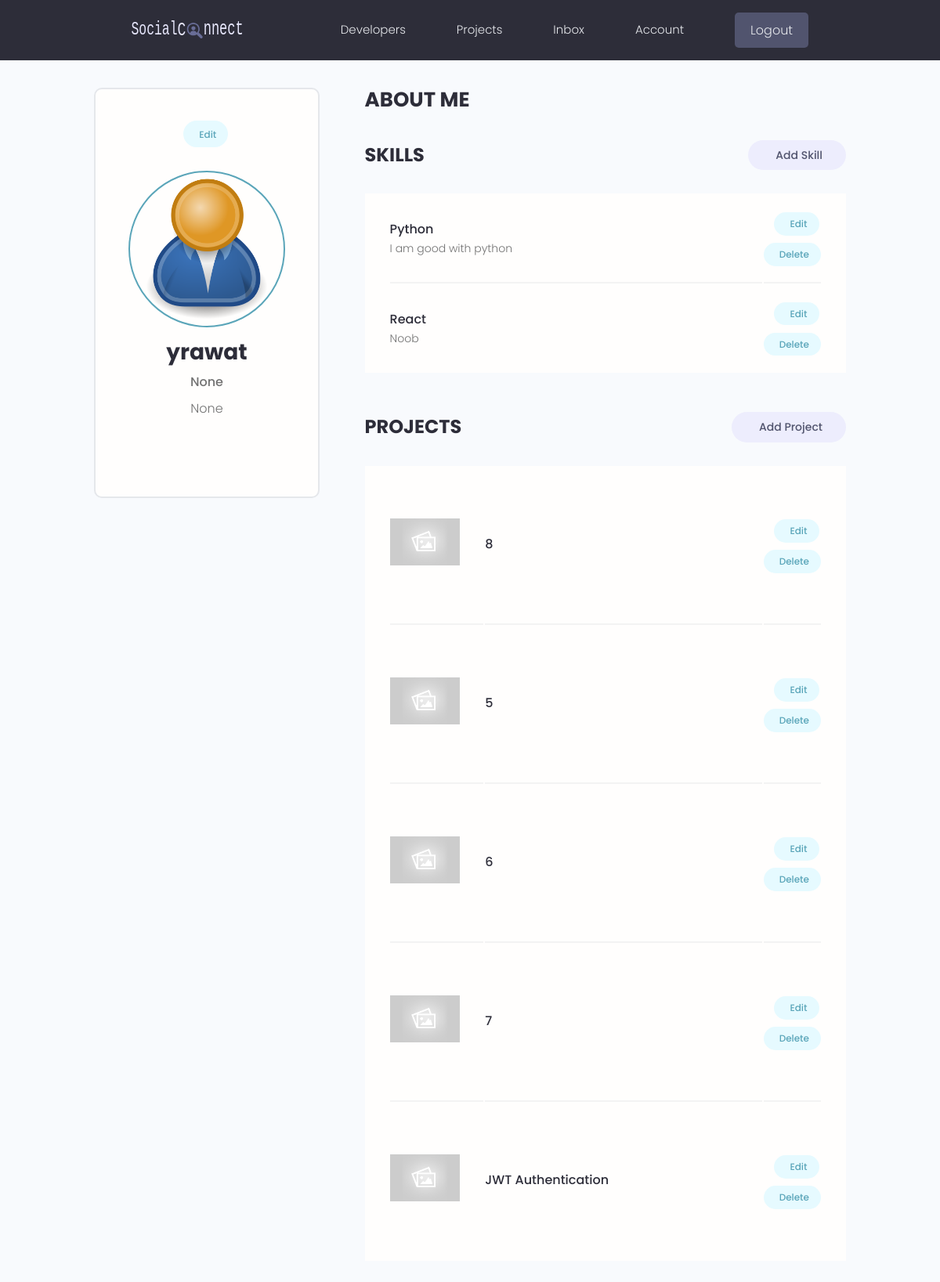
/users/account/ (signed in), run on the app's committed database.
### users/models.py (models this page shows, shortened)
class Profile(models.Model):
    user = models.OneToOneField(User,on_delete=models.CASCADE,null=True,blank=True)
    name = models.CharField(max_length=200,blank=True,null=True)
    email = models.EmailField(max_length=500,blank=True,null=True)
    username = models.CharField(max_length=100,blank=True,null=True)
    location = models.CharField(max_length=100,blank=True,null=True)
    short_intro = models.CharField(max_length=1000,blank=True,null=True)
    bio = models.TextField(blank=True,null=True)
    profile_image = models.ImageField(null=True,blank=True,upload_to="profiles/",default ='profiles/user-default.png')
    social_github = models.CharField(max_length=200,blank=True,null=True)
    social_twitter = models.CharField(max_length=200,blank=True,null=True)
    social_linkedin = models.CharField(max_length=200,blank=True,null=True)
    social_website = models.CharField(max_length=200,blank=True,null=True)
    social_youtube = models.CharField(max_length=200,blank=True,null=True)
    created_at = models.DateTimeField(auto_now_add=True)
    id = models.UUIDField(primary_key=True,unique=True,editable=False,default=uuid.uuid4)

class Skill(models.Model):
    owner = models.ForeignKey(Profile,on_delete=models.CASCADE,null=True,blank=True)
    name = models.CharField(max_length=200,null=True,blank=True)
    description = models.TextField(null=True,blank=True)
    created_at = models.DateTimeField(auto_now_add=True)
    id = models.UUIDField(primary_key=True,unique=True,editable=False,default=uuid.uuid4)

### projects/models.py (models this page shows, shortened)
class Project(models.Model):
    owner = models.ForeignKey(Profile,null=True,blank=True,on_delete=models.SET_NULL)
    title = models.CharField(max_length=100)
    description = models.TextField(null=True, blank=True)
    featured_image = models.ImageField(null=True,blank=True,default="default.jpg")
    demo_link = models.CharField(max_length=2000, null=True, blank=True)
    source_link = models.CharField(max_length=2000, null=True, blank=True)
    tags = models.ManyToManyField('Tag',blank=True)
    vote_total = models.IntegerField(default=0,null=True,blank=True)
    vote_ratio = models.IntegerField(default=0,null=True,blank=True)
    created_at = models.DateTimeField(auto_now_add=True)
    id = models.UUIDField(primary_key=True, default=uuid.uuid4, unique=True, editable=False)
    class Meta:
        ordering = ['-vote_ratio','-vote_total','title']

### users/views.py (the view)
# urls.py: path('account/',views.userAccount,name='account'),
@login_required(login_url='login')
def userAccount(request):
    profile = request.user.profile
    skills = profile.skill_set.all()
    otherskills = profile.skill_set.filter(description="")
    context = {"profile":profile,"skills":skills}
    return render(request,'users/account.html',context)

### users/templates/users/account.html (shortened to what this page needs)
{% extends 'main.html' %}
{% load static %}
{% block content %}
  <main class="settingsPage profile my-md">
    <div class="container">
      <div class="layout">
        <div class="column column--1of3">
          <div class="card text-center">
            <div class="card__body dev">
              <a class="tag tag--pill tag--main settings__btn" href="{% url 'edit-account'  %}"> Edit</a>
              <img class="avatar avatar--xl dev__avatar" src="{{profile.profile_image.url}}" />
              <h2 class="dev__name">{{profile.username}}</h2>
              <p class="dev__title">{{profile.short_intro}}</p>
              <p class="dev__location">{{profile.location}}</p>
            </div>
          </div>
        </div>
        <div class="column column--2of3">
          <div class="devInfo">
            <h3 class="devInfo__title">About Me</h3>
          </div>
          <div class="settings">
            <h3 class="settings__title">Skills</h3>
            <a class="tag tag--pill tag--sub settings__btn tag--lg" href="{% url 'create-skill' %}"> Add Skill</a>
          </div>
          <table class="settings__table">
            {% for skill in skills %}
            <tr>
              <td class="settings__tableInfo">
                <h4>{{skill.name}}</h4>
                <p>{{skill.description}}</p>
              </td>
              <td class="settings__tableActions">
                <a class="tag tag--pill tag--main settings__btn" href="{% url 'update-skill' skill.id %}"> Edit</a>
                <a class="tag tag--pill tag--main settings__btn" href="{% url 'delete-skill' skill.id %}">
                  Delete</a>
              </td>
            </tr>
          {% endfor %}
          </table>
          <div class="settings">
            <h3 class="settings__title">Projects</h3>
            <a class="tag tag--pill tag--sub settings__btn tag--lg" href="{% url 'create-project' %}"> Add Project</a>
          </div>
          <table class="settings__table">
            {% for project in profile.project_set.all %}
            <tr>
              <td class="settings__thumbnail">
                <a href="{% url 'project' project.id %}"><img src="{{project.featured_image.url}}" alt="Project Thumbnail" /></a>
              </td>
              <td class="settings__tableInfo">
                <a href="single-project.html">{{project.title}}</a>
              </td>
              <td class="settings__tableActions">
                <a class="tag tag--pill tag--main settings__btn" href="{% url 'update-project' project.id %}"> Edit</a>
                <a class="tag tag--pill tag--main settings__btn" href="{% url 'delete-project' project.id %}">
                  Delete</a>
              </td>
            </tr>
            {% endfor %}
          </table>
        </div>
      </div>
    </div>
  </main>
  {% endblock content %}

### static/styles/app.css (style rules this page uses)
:root { --color-sub: #2d2d39; }
.card { border: 2px solid var(--color-light); }
img { width: 100%; }
.profile .card > .dev { padding: 4rem; }
.dev__avatar { display: block; margin: auto; }
.dev__name { color: var(--color-sub); font-size: 2.8rem; font-weight: 700; margin-top: 1rem; margin-bottom: 0.5rem; }
.dev__title { font-size: 1.6rem; font-weight: 500; line-height: 1.3; }
.dev__location { margin-top: 1rem; }
.devInfo { margin-bottom: 3rem; }
.devInfo__title, .devInfo__subtitle { font-size: 2.6rem; color: var(--color-sub); text-transform: uppercase; font-weight: 700; margin-bottom: 1.5rem; }
.settingsPage .dev > .settings__btn { display: inline-block; margin-bottom: 3rem; }
.settings { display: flex; justify-content: space-between; align-items: center; }
.settings__title { font-size: 2.4rem; text-transform: uppercase; font-weight: 700; color: var(--color-sub); }
.settings__table { margin-top: 3rem; margin-bottom: 5rem; padding: 0 3rem; background: var(--color-white); }
.settings__table tr { width: 100%; }
.settings__table tr > td { padding: 2rem 0; }
.settings__table tr:not(:last-child) td { border-bottom: 2px solid var(--color-white-light); }
.settings__thumbnail { width: 23%; min-width: 10rem; }
.settings__thumbnail img { padding-right: 3rem; height: 15rem; object-fit: contain; }
.settings__tableInfo { width: 100%; }
.settings__tableInfo h4, .settings__tableInfo a { padding-right: 1rem; width: auto; font-size: 1.6rem; font-weight: 500; color: var(--color-sub); }
.settings__tableInfo p { font-size: 1.4rem; }
.settings__tableActions { text-align: right; }

### static/uikit/styles/modules/_variables.css (style rules this page uses)
:root { --color-main: #5aa5b9; --color-main-light: #e6faff; --color-sub: #3f4156; --color-sub-light: #51546e; --color-sub-lighter: #ededfd; --color-text: #737373; --color-gray: #8b8b8b; --color-light: #e5e7eb; --color-light-gray: #767676; --color-bg: #f8fafd; --color-white: #fffefd; --color-white-light: #f3f3f3; --color-success: #359e64; --color-success-bg: #def8e8; --color-error: #fc4b0b; --color-error-bg: #fff2ee; --font-base: 'Poppins', arial, helvetica, 'Segoe UI', roboto, ubuntu, sans-serif; --font-monospace: 'Fira Code', 'Courier New', courier, monospace; --font-regular: 300; --font-medium: 500; --font-bold: 700; --generic-shadow: 1px 1px 5px #00000010; --generic-transition: all 0.3s ease-in-out; }

### static/uikit/styles/modules/_base.css (style rules this page uses)
* { margin: 0; padding: 0; box-sizing: border-box; text-rendering: optimizeLegibility; color: inherit; font-size: inherit; }
html { font-size: 50%; }
@media only screen and (min-width: 480px) { html { font-size: 56.25%; } }
@media only screen and (min-width: 1200px) { html { font-size: 62.5%; } }
body { line-height: 1.6; font-weight: 400; font-size: 1.5rem; color: var(--color-text); background-color: var(--color-bg); min-height: 100vh; }

### static/uikit/styles/modules/_typography.css (style rules this page uses)
* { font-family: var(--font-base); }
h2 { font-size: 3.6rem; font-weight: var(--font-bold); }
h3 { font-size: 3.2rem; font-weight: var(--font-medium); }
h4 { font-size: 2.8rem; font-weight: var(--font-medium); }
p, span, strong { font-size: 1.6rem; color: var(--color-text); font-weight: var(--font-regular); }
a { padding-bottom: 2px; text-decoration: none; display: inline-block; color: var(--color-main); font-weight: var(--font-medium); }

### static/uikit/styles/modules/_utilities.css (style rules this page uses)
.container { width: 92%; max-width: 165rem; margin: 0 auto; box-sizing: border-box; }
@media screen and (min-width: 1000px) { .container { width: 90%; } }
@media screen and (min-width: 1200px) { .container { width: 80%; } }
.text-center { text-align: center; }
.my-md { margin: 3rem auto; }

### static/uikit/styles/modules/_avatar.css (style rules this page uses)
.avatar { border-radius: 50%; border: 2px solid var(--color-main); object-fit: cover; }
.avatar--xl { height: 20rem; width: 20rem; }

### static/uikit/styles/modules/_card.css (style rules this page uses)
.card { border-radius: 1rem; background-color: var(--color-white); border: 1.5px solid var(--color-light); width: auto; height: auto; margin-top: 0.5rem; margin-bottom: 0.5rem; overflow: hidden; }
.card__body, .card__header { padding: 2rem 2.5rem; }

### static/uikit/styles/modules/_layout.css (style rules this page uses)
.layout { display: flex; flex-flow: row wrap; justify-content: space-between; }
.layout > .column { margin-bottom: 3rem; }
.layout > .column.column--1of3 { flex-basis: 30%; }
.layout > .column.column--2of3 { flex-basis: 64%; }

### data on the page
Profile: profile_image (placeholder picture), username "yrawat", short_intro "None", location "None"
Skill: name "Python", description "I am good with python"
Skill: name "React", description "Noob"
Project: featured_image (placeholder picture), title "8"
Project: featured_image (placeholder picture), title "5"
Project: featured_image (placeholder picture), title "6"
Project: featured_image (placeholder picture), title "7"
Project: featured_image (placeholder picture), title "JWT Authentication"
